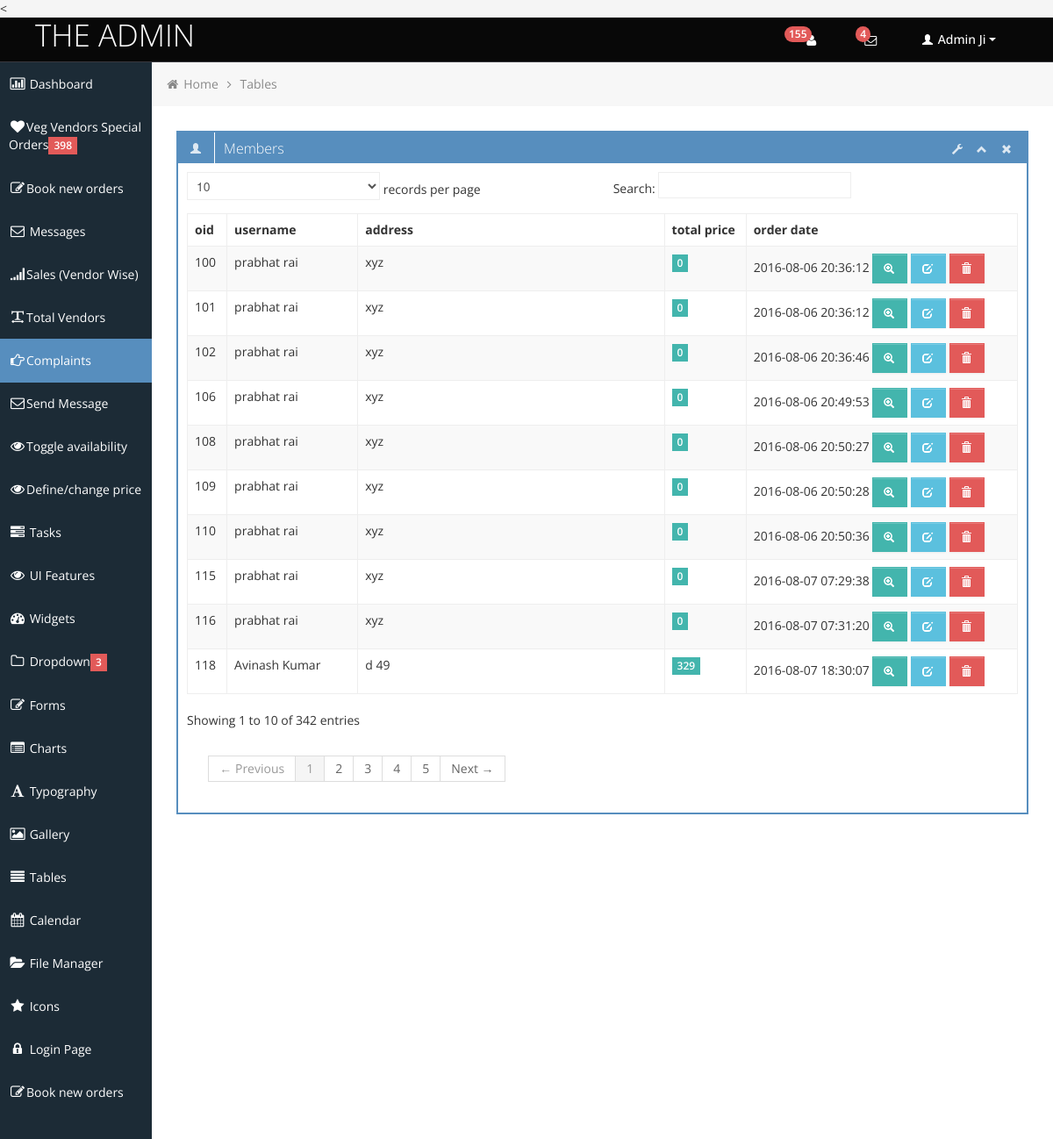
/admin/totalorders.php, run on the app's committed database.
### tables this page shows
CREATE TABLE IF NOT EXISTS `registered_users` (
  `uid` int(10) NOT NULL AUTO_INCREMENT,
  `user_name` varchar(45) NOT NULL,
  `email` varchar(45) NOT NULL,
  `pwd` varchar(45) NOT NULL,
  `pic` varchar(300) NOT NULL DEFAULT '../../content/profile_photos/vegvendor_black_dp.png',
  `contact` decimal(10,0) DEFAULT NULL,
  `delivery_address` varchar(255) DEFAULT NULL,
  `state` varchar(45) DEFAULT NULL,
  `dor` timestamp NOT NULL DEFAULT CURRENT_TIMESTAMP,
  `gender` varchar(45) DEFAULT NULL,
  `gender_preference` varchar(45) NOT NULL DEFAULT 'both',
  `send_invoice` int(11) NOT NULL,
  `oauth_provider` varchar(255) NOT NULL DEFAULT 'vegvendors',
  `oauth_uid` varchar(255) NOT NULL DEFAULT 'vegvendors',
  `favourite` varchar(60) NOT NULL,
  `address` varchar(150) NOT NULL,
  `activation` varchar(255) DEFAULT NULL,
  `credit` int(3) unsigned NOT NULL,
  `referral_code` varchar(45) NOT NULL,
  PRIMARY KEY (`uid`),
  UNIQUE KEY `email` (`email`),
  UNIQUE KEY `contact` (`contact`)
);

CREATE TABLE IF NOT EXISTS `main_orders` (
  `order_id` int(25) unsigned NOT NULL AUTO_INCREMENT,
  `uid` int(10) NOT NULL,
  `total_price` int(4) unsigned NOT NULL,
  `order_date` timestamp NOT NULL DEFAULT CURRENT_TIMESTAMP,
  `order_rating` int(1) unsigned DEFAULT NULL COMMENT 'rating review of order to judge how was your delivery',
  `coupon_code` varchar(60) DEFAULT NULL,
  `timeslot_id` int(2) unsigned DEFAULT NULL,
  `delivery_status` tinyint(1) NOT NULL DEFAULT '0',
  `prev_oid` int(10) unsigned DEFAULT NULL,
  `type_of_delivery` int(1) unsigned NOT NULL COMMENT '1 for cash 2 for paytm 3 for online payment',
  `timeslot_change_counter` int(11) NOT NULL DEFAULT '0',
  `secondary_no` int(10) DEFAULT NULL,
  PRIMARY KEY (`order_id`)
);

### admin/totalorders.php (the view, shortened to what this page needs)
<!DOCTYPE html>
<html lang="en">
<head>
	<link id="bootstrap-style" href="css/bootstrap.min.css" rel="stylesheet">
	<link href="css/bootstrap-responsive.min.css" rel="stylesheet">
	<link id="base-style" href="css/style.css" rel="stylesheet">
	<link id="base-style-responsive" href="css/style-responsive.css" rel="stylesheet">
</head>
<body>
<?php
include_once("header.php");
?>
		<div class="container-fluid-full">
		<div class="row-fluid">
			<?php
include("sidemenu.php");
?>
			<div id="content" class="span10">
			<ul class="breadcrumb">
				<li>
					<i class="icon-home"></i>
					<a href="index.html">Home</a>
					<i class="icon-angle-right"></i>
				</li>
				<li><a href="#">Tables</a></li>
			</ul>
			<div class="row-fluid sortable">
				<div class="box span12">
					<div class="box-header" data-original-title>
						<h2><i class="halflings-icon white user"></i><span class="break"></span>Members</h2>
						<div class="box-icon">
							<a href="#" class="btn-setting"><i class="halflings-icon white wrench"></i></a>
							<a href="#" class="btn-minimize"><i class="halflings-icon white chevron-up"></i></a>
							<a href="#" class="btn-close"><i class="halflings-icon white remove"></i></a>
						</div>
					</div>
					<div class="box-content">
						<table class="table table-striped table-bordered bootstrap-datatable datatable">
						  <thead>
							  <tr>
								  <th>oid</th>
								  <th>username</th>
								  <th>address</th>
								  <th>total price</th>
								  <th>order date</th>
							  </tr>
						  </thead>
						  <tbody>
			<?php
$query1 = $db->query("select r.user_name,r.delivery_address,m.total_price,m.order_id,m.order_date FROM registered_users r inner join main_orders m on r.uid=m.uid");
			 while($row1=$query1->fetch_assoc())
			 {
			?>
				<tr>
								<td><?php echo $row1['order_id']; ?></td>
								<td><?php echo $row1['user_name']; ?></td>
								<td><?php echo $row1['delivery_address']; ?></td>
								<td>
									<span class="label label-success"><?php echo $row1['total_price']; ?></span>
								</td>
								<td><?php echo $row1['order_date']; ?>
								<a class="btn btn-success" href="suborders.php?id=<?php  echo $row1['order_id'] ;?>">
										<i class="halflings-icon white zoom-in"></i>
									</a>
									<a class="btn btn-info" href="#">
										<i class="halflings-icon white edit"></i>
									</a>
									<a class="btn btn-danger" href="#">
										<i class="halflings-icon white trash"></i>
									</a>
								</td>
				</tr>
<?php
	}
?>						 </table>
					</div>
				</div>
			</div>
	</div>
		</div>
		</div>
</body>
</html>

### admin/css/style-responsive.css (style rules this page uses)
@media (min-width: 1200px) { .container-fluid-full { overflow: hidden; position: relative; height: 100%; } }
@media (min-width: 1200px) { #content { width: 85.578%; padding: 28px; margin: 0px 0px; margin-left: 14.422% !important; } }

### admin/css/halflings.css (style rules this page uses)
html, html .halflings { -webkit-font-smoothing: antialiased !important; }
.halflings-icon { display: inline-block; width: 14px; height: 14px; line-height: 14px; vertical-align: text-top; background-image: url(../img/glyphicons_halflings.svg); background-position: 0 0; background-repeat: no-repeat; vertical-align: top; *display: inline; *zoom: 1; *margin-right: .3em; }
.halflings-icon.white { background-image: url(../img/glyphicons_halflings-white.svg); }
.halflings-icon.user { background-position: -168px 0; }
.halflings-icon.remove { background-position: -312px 0; }
.halflings-icon.zoom-in { background-position: -336px 0; }
.halflings-icon.trash { background-position: -456px 0; }
.halflings-icon.edit { background-position: -96px -72px; }
.halflings-icon.chevron-up { background-position: -288px -120px; }
.halflings-icon.wrench { background-position: -360px -144px; }

### data on the page
registered_users: main_orders.order_id "100", user_name "prabhat rai", delivery_address "xyz", main_orders.total_price "0", main_orders.order_date "2016-08-06 20:36:12", main_orders.order_id "101", main_orders.order_id "102", main_orders.order_date "2016-08-06 20:36:46", main_orders.order_id "106", main_orders.order_date "2016-08-06 20:49:53", main_orders.order_id "108", main_orders.order_date "2016-08-06 20:50:27", main_orders.order_id "109", main_orders.order_date "2016-08-06 20:50:28", main_orders.order_id "110", main_orders.order_date "2016-08-06 20:50:36", main_orders.order_id "115", main_orders.order_date "2016-08-07 07:29:38", main_orders.order_id "116", main_orders.order_date "2016-08-07 07:31:20"
registered_users: main_orders.order_id "118", user_name "Avinash Kumar", delivery_address "d 49", main_orders.total_price "329", main_orders.order_date "2016-08-07 18:30:07"

### other printed values
$count "155"
$coun "398"
